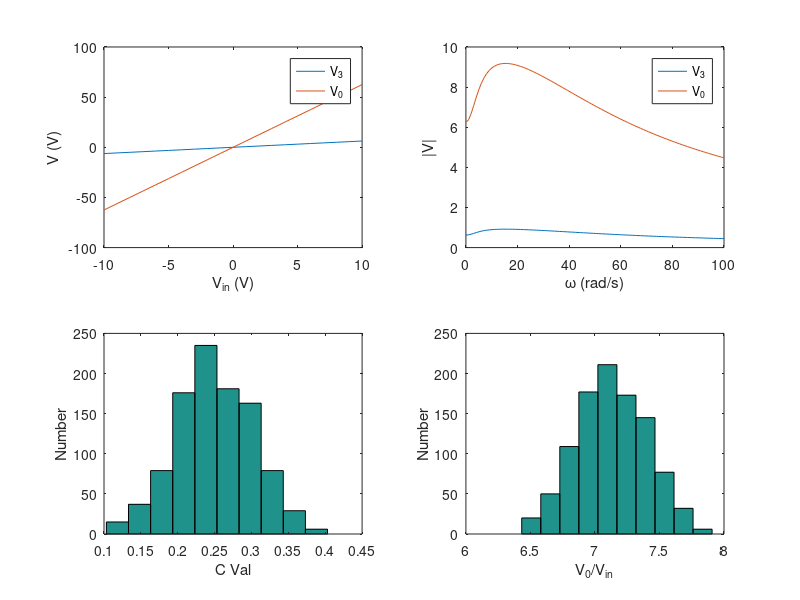

MATLAB code for this plot:
close all;  
clear; %intialization

set(0,'DefaultFigureWindowStyle','docked')

% Part (a)
% Circuit Parameters
R1 = 1;
R2 = 2;
R3 = 10;
R4 = 0.1;
R0 = 1000;
L = 0.2;
c = 0.25;
a = 100;

g1 = 1/R1;
g2 = 1/R2;
g3 = 1/R3;
g4 = 1/R4;
g0 = 1/R0;

% Build G annd C matrices;
G = zeros(8, 8);
C = zeros(8, 8);
F = zeros(8, 1);

G(1, 1) = +g1;
G(1, 2) = -g1;
G(1, 7) = +1;

G(2, 1) = -g1;
G(2, 2) = g1+g2;
G(2, 6) = 1;

G(3, 3) = g3;
G(3, 6) = -1;

G(4, 4) = g4;
G(4, 5) = -g4;
G(4, 8) = 1;

G(5, 4) = -g4;
G(5, 5) = +g4+g0;

G(6, 2) = +1;
G(6, 3) = -1;

G(7, 1) = +1;

G(8, 3) = -a/(R3);
G(8, 4) = +1;

C(1, 1) = +c;
C(1, 2) = -c;

C(2, 1) = -c;
C(2, 2) = +c;

C(6, 6) = -L;

% Part (b)
subplot(2, 2, 1)
index = 1;
for v = -10:1:10
    F(7, 1) = v;
    
    V = G\F;
    Vout(index) = V(5);
    V3(index) = V(3);
    
    index = index + 1;
end

plot(-10:1:10, V3);
hold on
plot(-10:1:10, Vout)
hold off;
xlabel('V_{in} (V)');
ylabel('V (V)');
legend('V_3', 'V_0');

% Part (c)
subplot(2, 2, 2)
F(7, 1) = 1;
omega = linspace(0,100);
for n = 1:length(omega)
    s = 1i*omega(n);
    V = (G + s*C)\F;
    
    V3(n) = abs(V(3));
    Vout(n) = abs(V(5));
end

plot(omega, V3);
hold on
plot(omega, Vout)
hold off;
xlabel('\omega (rad/s)');
ylabel('|V|');
legend('V_3', 'V_0');

% Part (d)
subplot(2, 2, 3)
F(7, 1) = 1;
omega = pi;
mu = c;
sigma = 0.05;
capacitor_pdf = makedist('Normal', 'mu', mu, 'sigma', sigma);
for n=1:1:1000
    c_val(n) = random(capacitor_pdf);
    s = 1i*omega;
    C(1, 1) = +c_val(n);
    C(1, 2) = -c_val(n);
    C(2, 1) = -c_val(n);
    C(2, 2) = +c_val(n);
    
    V = (G + s*C)\F;
    
    Vout(n) = abs(V(5));
end
hist(c_val);
xlabel('C Val');
ylabel('Number');

subplot(2, 2, 4)
hist(Vout/F(7, 1));
xlabel('V_0/V_{in}');
ylabel('Number');
